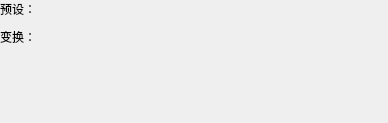
<?xml version="1.0" encoding="UTF-8"?>
<ui version="4.0">
 <class>qSlicerVolumeRenderingPresetComboBox</class>
 <widget class="qSlicerWidget" name="qSlicerVolumeRenderingPresetComboBox">
  <property name="geometry">
   <rect>
    <x>0</x>
    <y>0</y>
    <width>388</width>
    <height>123</height>
   </rect>
  </property>
  <property name="windowTitle">
   <string>Volume Rendering Presets</string>
  </property>
  <layout class="QFormLayout" name="formLayout_2">
   <property name="fieldGrowthPolicy">
    <enum>QFormLayout::AllNonFixedFieldsGrow</enum>
   </property>
   <property name="horizontalSpacing">
    <number>8</number>
   </property>
   <property name="verticalSpacing">
    <number>10</number>
   </property>
   <property name="leftMargin">
    <number>0</number>
   </property>
   <property name="topMargin">
    <number>0</number>
   </property>
   <property name="rightMargin">
    <number>0</number>
   </property>
   <property name="bottomMargin">
    <number>0</number>
   </property>
   <item row="0" column="0">
    <widget class="QLabel" name="PresetsLabel">
     <property name="text">
      <string>预设：</string>
     </property>
    </widget>
   </item>
   <item row="0" column="1">
    <widget class="qSlicerPresetComboBox" name="PresetComboBox" native="true"/>
   </item>
   <item row="1" column="0">
    <widget class="QLabel" name="label">
     <property name="toolTip">
      <string/>
     </property>
     <property name="text">
      <string>变换：</string>
     </property>
    </widget>
   </item>
   <item row="1" column="1">
    <widget class="ctkDoubleSlider" name="PresetOffsetSlider" native="true">
     <property name="toolTip">
      <string/>
     </property>
     <property name="styleSheet">
      <string notr="true">QSlider::groove:horizontal {
	border: 1px solid #41507D;
	background: #41507D;
	height:	2px;
	margin: 0px 0;
	left: 5px; right: 5px;
}

QSlider::handle:horizontal {
	border: 0px ;
	width: 10px;
	margin: -7px -7px -7px -7px;
	background: #e6edff;
}

QSlider::add-page:horizontal{
	background: #41507d;
	min-height: 2px;
	max-height: 2px;

}

QSlider::sub-page:horizontal{
	background: #6987d5;
	min-height: 2px;
	max-height: 2px; 
}
</string>
     </property>
     <property name="value" stdset="0">
      <double>0.500000000000000</double>
     </property>
     <property name="singleStep" stdset="0">
      <double>0.100000000000000</double>
     </property>
     <property name="pageStep" stdset="0">
      <double>0.100000000000000</double>
     </property>
     <property name="maximum" stdset="0">
      <double>1.000000000000000</double>
     </property>
     <property name="handleToolTip" stdset="0">
      <string>%1</string>
     </property>
    </widget>
   </item>
  </layout>
 </widget>
 <customwidgets>
  <customwidget>
   <class>qMRMLNodeComboBox</class>
   <extends>QWidget</extends>
   <header>qMRMLNodeComboBox.h</header>
   <container>1</container>
  </customwidget>
  <customwidget>
   <class>qSlicerWidget</class>
   <extends>QWidget</extends>
   <header>qSlicerWidget.h</header>
   <container>1</container>
  </customwidget>
  <customwidget>
   <class>qSlicerPresetComboBox</class>
   <extends>qMRMLNodeComboBox</extends>
   <header>qSlicerPresetComboBox.h</header>
   <container>1</container>
  </customwidget>
  <customwidget>
   <class>ctkDoubleSlider</class>
   <extends>QWidget</extends>
   <header>ctkDoubleSlider.h</header>
  </customwidget>
 </customwidgets>
 <resources/>
 <connections>
  <connection>
   <sender>qSlicerVolumeRenderingPresetComboBox</sender>
   <signal>mrmlSceneChanged(vtkMRMLScene*)</signal>
   <receiver>PresetComboBox</receiver>
   <slot>setMRMLScene(vtkMRMLScene*)</slot>
   <hints>
    <hint type="sourcelabel">
     <x>169</x>
     <y>4</y>
    </hint>
    <hint type="destinationlabel">
     <x>173</x>
     <y>18</y>
    </hint>
   </hints>
  </connection>
 </connections>
</ui>
